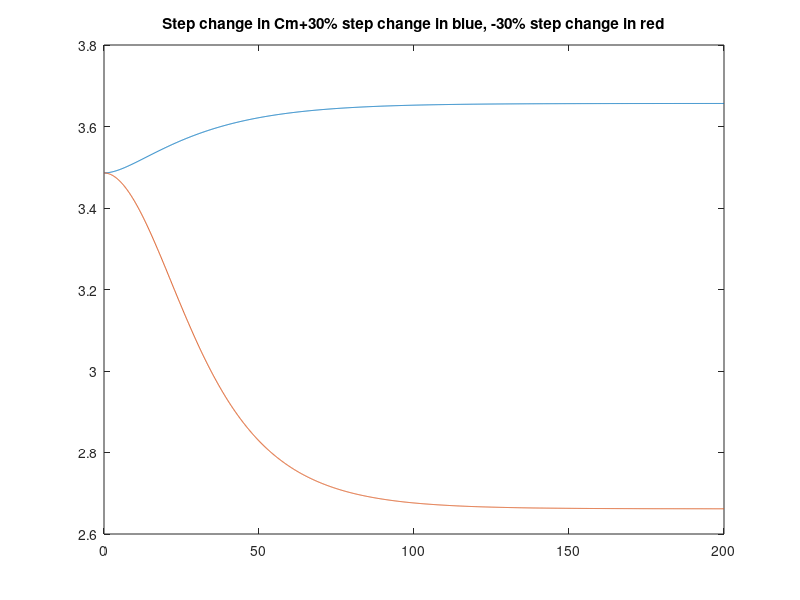
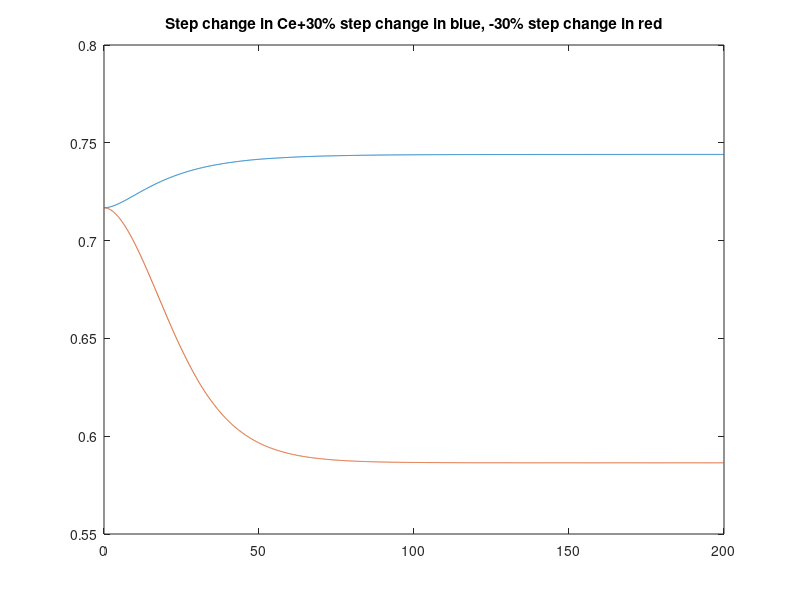
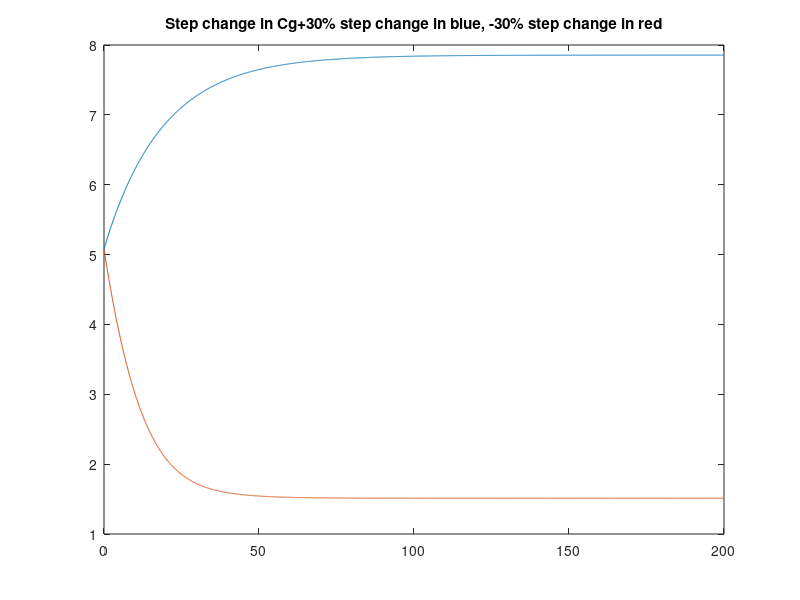
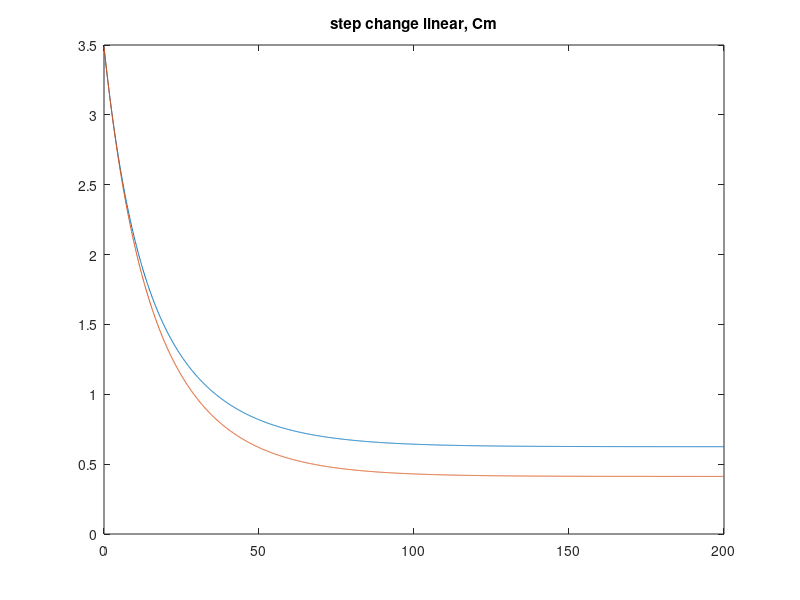

The MATLAB script that drew these images, in order:
function CN3121Project1

%% (b)

timeperiod = 0:0.1:200; y0 = [3.48603 0.716788 5.08040];

%%+30%, -30% step change for Cgin for Cg
[t, y13] = ode45(@(t,y) ConcODE13(t,y), timeperiod, y0);
[t, y07] = ode45(@(t,y) ConcODE07(t,y), timeperiod, y0);

figure (1)
hold off
plot(t,y13(:,1)), title('Step change in Cm+30% step change in blue, -30% step change in red')
hold on
plot(t,y07(:,1))

figure(2)
hold off
plot(t,y13(:,2)), title('Step change in Ce+30% step change in blue, -30% step change in red')
hold on
plot(t,y07(:,2))

figure(3)
hold off
plot(t,y13(:,3)), title('Step change in Cg+30% step change in blue, -30% step change in red')
hold on
plot(t,y07(:,3))

[t, y131] = ode45(@(t,y) conclinearODE13(t,y), timeperiod, y0);
[t, y071] = ode45(@(t,y) conclinearODE07(t,y), timeperiod, y0);
figure(4)
hold off
plot(t,y131(:,1)), title('step change linear, Cm')
hold on
plot(t,y071(:,1))
end

function dy = ConcODE13(t,y)
Ke=0.5; Ke1=2; Kg=1.03; Kg1=1.68; V=1000; F=50; Cgin=10; n1=1; n2=0.5; um=0.3; ue=0.2;

Cm = y(1);
Ce = y(2); 
Cg = y(3);
dCm = um*(Cg/(Kg+Cg))*exp(-Ke*Ce) - (F/V)*Cm;
dCe = ue*(Cg/(Kg1+Cg))*exp(-Ke1*Ce) - (F/V)*Ce;
dCg = -um*(Cg/(Kg+Cg))*exp(-Ke*Ce) - 2*ue*(Cg/(Kg1+Cg))*exp(-Ke1*Ce) + (F/V)*1.3*Cgin - (F/V)*Cg;

dy = [dCm dCe dCg]';

end

function dy = ConcODE07(t,y)
Ke=0.5; Ke1=2; Kg=1.03; Kg1=1.68; V=1000; F=50; Cgin=10; n1=1; n2=0.5; um=0.3; ue=0.2;

Cm = y(1);
Ce = y(2); 
Cg = y(3);
dCm = um*(Cg/(Kg+Cg))*exp(-Ke*Ce) - (F/V)*Cm;
dCe = ue*(Cg/(Kg1+Cg))*exp(-Ke1*Ce) - (F/V)*Ce;
dCg = -um*(Cg/(Kg+Cg))*exp(-Ke*Ce) - 2*ue*(Cg/(Kg1+Cg))*exp(-Ke*Ce) + (F/V)*0.7*Cgin - (F/V)*Cg;

dy = [dCm dCe dCg]';

end

%% (c) Linearize
function dy = conclinearODE13(t,y)
Ke=0.5; Ke1=2; Kg=1.03; Kg1=1.68; V=1000; F=50; Cgin=10; n1=1; n2=0.5; um=0.3; ue=0.2;
y0 = [3.48603 0.716788 5.08040];

Cm = y(1);
Ce = y(2); 
Cg = y(3);
dCmlinearised = -F*Cm/V+um*exp(-Ke*y0(2))*(Kg/(Kg+y0(3))^2)*Cg-um*y0(3)/(Kg+y0(3))*Ke*exp(-Ke*y0(2))*Ce;
dCelinearised = (-ue*Ke1*(y0(3)/(Kg1+y0(3)))*exp(-Ke1*y0(2))-F/V)*Ce + ue*exp(-Ke*y0(2))*(Kg1/(Kg1+y0(3))^2)*Cg;
R1 = (um/n1)*(exp(-Ke*y0(2))/(Kg+y0(3)));
R2 = (ue/n2)*(exp(-Ke1*y0(2))/(Kg1+y0(3)));
dCglinearised = F*1.3*Cgin/V+(R1*Ke*y0(3)+R2*Ke1*y0(3))-(R1*(Kg/(Kg+y0(3))) + R2*(Kg1/(Kg1+y0(3))) + F/V)*Cg;

dy = [dCmlinearised dCelinearised dCglinearised]';
end

function dy = conclinearODE07(t,y)
Ke=0.5; Ke1=2; Kg=1.03; Kg1=1.68; V=1000; F=50; Cgin=10; n1=1; n2=0.5; um=0.3; ue=0.2;
y0 = [3.48603 0.716788 5.08040];

Cm = y(1);
Ce = y(2); 
Cg = y(3);
dCmlinearised = -F*Cm/V+um*exp(-Ke*y0(2))*(Kg/(Kg+y0(3))^2)*Cg-um*y0(3)/(Kg+y0(3))*Ke*exp(-Ke*y0(2))*Ce;
dCelinearised = (-ue*Ke1*(y0(3)/(Kg1+y0(3)))*exp(-Ke1*y0(2))-F/V)*Ce + ue*exp(-Ke*y0(2))*(Kg1/(Kg1+y0(3))^2)*Cg;
R1 = (um/n1)*(exp(-Ke*y0(2))/(Kg+y0(3)));
R2 = (ue/n2)*(exp(-Ke1*y0(2))/(Kg1+y0(3)));
dCglinearised = F*0.7*Cgin/V+(R1*Ke*y0(3)+R2*Ke1*y0(3))-(R1*(Kg/(Kg+y0(3))) + R2*(Kg1/(Kg1+y0(3))) + F/V)*Cg;

dy = [dCmlinearised dCelinearised dCglinearised]';
end
